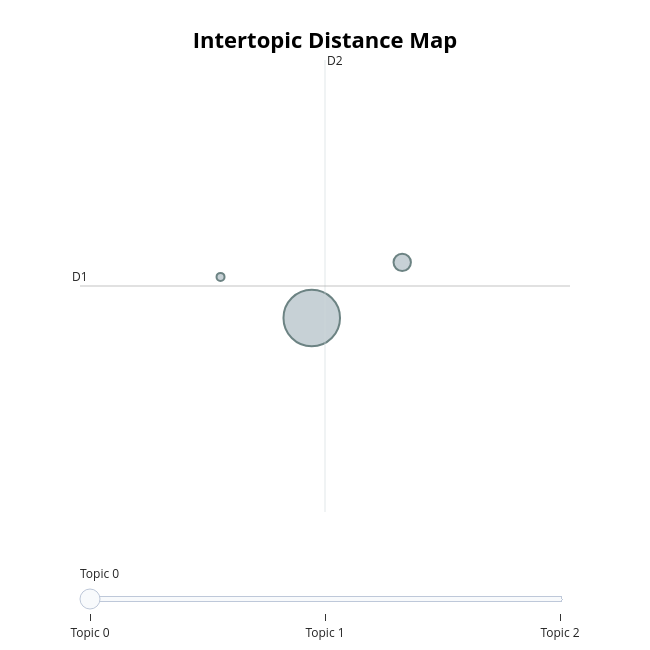

The notebook cell this image was saved under:
### Markdown cell above
### Graph and Statstistics

### Code cell
try:
    fig = merge_BERTopic.visualize_topics(custom_labels=True)
    display(fig)   # show it
except Exception as e:
    print("Not enough topics for visualization")
    print("Error:", e)

### Figure 1 — Plotly figure (JSON) as saved in the notebook; plotly's stock layout.template omitted (floating-point values rounded to 4 significant figures)
{"data": [{"customdata": [[0, "please | god | military | egypt | elbaradei", 548], [1, "user | video | liked | url | egypt", 52], [2, "league | feb17 | july | egypt | friendly", 11]], "hovertemplate": "<b>Topic %{customdata[0]}</b><br>%{customdata[1]}<br>Size: %{customdata[2]}", "legendgroup": "", "marker": {"color": "#B0BEC5", "line": {"color": "DarkSlateGrey", "width": 2}, "size": [548, 52, 11], "sizemode": "area", "sizeref": 0.3425, "symbol": "circle"}, "mode": "markers", "name": "", "orientation": "v", "showlegend": false, "type": "scatter", "x": [7.631, 8.303, 6.954], "xaxis": "x", "y": [18.32, 19.1, 18.9], "yaxis": "y"}], "layout": {"annotations": [{"showarrow": false, "text": "D1", "x": 5.911, "y": 18.77, "yshift": 10}, {"showarrow": false, "text": "D2", "x": 7.73, "xshift": 10, "y": 21.97}], "height": 650, "hoverlabel": {"bgcolor": "white", "font": {"family": "Rockwell", "size": 16}}, "legend": {"itemsizing": "constant", "tracegroupgap": 0}, "margin": {"t": 60}, "shapes": [{"line": {"color": "#CFD8DC", "width": 2}, "type": "line", "x0": 7.73, "x1": 7.73, "y0": 15.57, "y1": 21.97}, {"line": {"color": "#9E9E9E", "width": 2}, "type": "line", "x0": 5.911, "x1": 9.548, "y0": 18.77, "y1": 18.77}], "sliders": [{"active": 0, "pad": {"t": 50}, "steps": [{"args": [{"marker.color": [["red", "#B0BEC5", "#B0BEC5"]]}], "label": "Topic 0", "method": "update"}, {"args": [{"marker.color": [["#B0BEC5", "red", "#B0BEC5"]]}], "label": "Topic 1", "method": "update"}, {"args": [{"marker.color": [["#B0BEC5", "#B0BEC5", "red"]]}], "label": "Topic 2", "method": "update"}]}], "title": {"font": {"color": "Black", "size": 22}, "text": "<b>Intertopic Distance Map</b>", "x": 0.5, "xanchor": "center", "y": 0.95, "yanchor": "top"}, "width": 650, "xaxis": {"anchor": "y", "domain": [0, 1], "range": [5.911, 9.548], "title": {"text": ""}, "visible": false}, "yaxis": {"anchor": "x", "domain": [0, 1], "range": [15.57, 21.97], "title": {"text": ""}, "visible": false}}}
